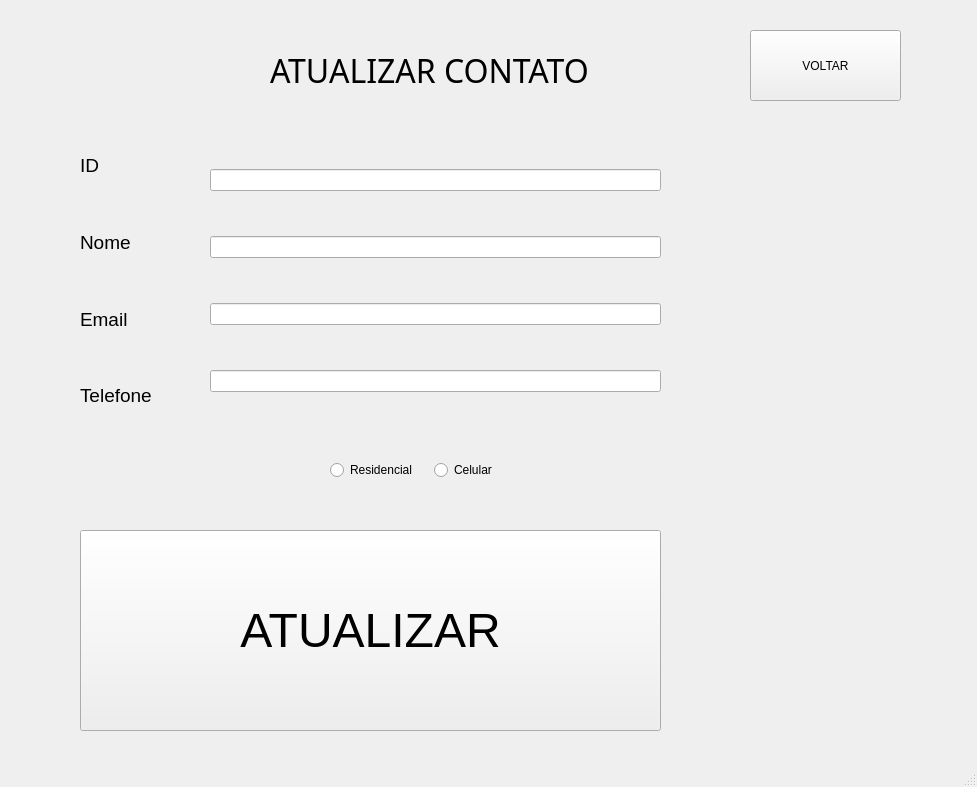
<?xml version="1.0" encoding="UTF-8"?>
<ui version="4.0">
 <class>MainWindow</class>
 <widget class="QMainWindow" name="MainWindow">
  <property name="geometry">
   <rect>
    <x>0</x>
    <y>0</y>
    <width>977</width>
    <height>787</height>
   </rect>
  </property>
  <property name="windowTitle">
   <string>MainWindow</string>
  </property>
  <property name="styleSheet">
   <string notr="true">gray</string>
  </property>
  <widget class="QWidget" name="centralwidget">
   <widget class="QLabel" name="label">
    <property name="geometry">
     <rect>
      <x>270</x>
      <y>30</y>
      <width>391</width>
      <height>81</height>
     </rect>
    </property>
    <property name="font">
     <font>
      <family>Segoe Print</family>
      <pointsize>24</pointsize>
     </font>
    </property>
    <property name="text">
     <string>ATUALIZAR CONTATO</string>
    </property>
   </widget>
   <widget class="QWidget" name="verticalLayoutWidget">
    <property name="geometry">
     <rect>
      <x>0</x>
      <y>80</y>
      <width>2</width>
      <height>2</height>
     </rect>
    </property>
    <layout class="QVBoxLayout" name="verticalLayout"/>
   </widget>
   <widget class="QWidget" name="verticalLayoutWidget_2">
    <property name="geometry">
     <rect>
      <x>210</x>
      <y>130</y>
      <width>451</width>
      <height>304</height>
     </rect>
    </property>
    <layout class="QVBoxLayout" name="verticalLayout_3">
     <item>
      <widget class="QLineEdit" name="idLine"/>
     </item>
     <item>
      <widget class="QLineEdit" name="nomeLine"/>
     </item>
     <item>
      <widget class="QLineEdit" name="emailLine"/>
     </item>
     <item>
      <widget class="QLineEdit" name="telefoneLine"/>
     </item>
    </layout>
   </widget>
   <widget class="QWidget" name="verticalLayoutWidget_3">
    <property name="geometry">
     <rect>
      <x>80</x>
      <y>130</y>
      <width>131</width>
      <height>301</height>
     </rect>
    </property>
    <layout class="QVBoxLayout" name="verticalLayout_4">
     <item>
      <widget class="QLabel" name="label_6">
       <property name="font">
        <font>
         <pointsize>14</pointsize>
        </font>
       </property>
       <property name="text">
        <string>ID</string>
       </property>
      </widget>
     </item>
     <item>
      <widget class="QLabel" name="label_3">
       <property name="font">
        <font>
         <pointsize>14</pointsize>
        </font>
       </property>
       <property name="text">
        <string>Nome</string>
       </property>
      </widget>
     </item>
     <item>
      <widget class="QLabel" name="label_4">
       <property name="font">
        <font>
         <pointsize>14</pointsize>
        </font>
       </property>
       <property name="text">
        <string>Email</string>
       </property>
      </widget>
     </item>
     <item>
      <widget class="QLabel" name="label_5">
       <property name="font">
        <font>
         <pointsize>14</pointsize>
        </font>
       </property>
       <property name="text">
        <string>Telefone</string>
       </property>
      </widget>
     </item>
    </layout>
   </widget>
   <widget class="QWidget" name="horizontalLayoutWidget">
    <property name="geometry">
     <rect>
      <x>330</x>
      <y>430</y>
      <width>201</width>
      <height>80</height>
     </rect>
    </property>
    <layout class="QHBoxLayout" name="horizontalLayout">
     <item>
      <widget class="QRadioButton" name="radioButton_2">
       <property name="text">
        <string>Residencial</string>
       </property>
      </widget>
     </item>
     <item>
      <widget class="QRadioButton" name="radioButton">
       <property name="text">
        <string>Celular</string>
       </property>
      </widget>
     </item>
    </layout>
   </widget>
   <widget class="QPushButton" name="btnUpdate">
    <property name="geometry">
     <rect>
      <x>80</x>
      <y>530</y>
      <width>581</width>
      <height>201</height>
     </rect>
    </property>
    <property name="font">
     <font>
      <pointsize>36</pointsize>
     </font>
    </property>
    <property name="text">
     <string>ATUALIZAR</string>
    </property>
   </widget>
   <widget class="QPushButton" name="voltar">
    <property name="geometry">
     <rect>
      <x>750</x>
      <y>30</y>
      <width>151</width>
      <height>71</height>
     </rect>
    </property>
    <property name="text">
     <string>VOLTAR</string>
    </property>
   </widget>
  </widget>
  <widget class="QMenuBar" name="menubar">
   <property name="geometry">
    <rect>
     <x>0</x>
     <y>0</y>
     <width>977</width>
     <height>21</height>
    </rect>
   </property>
  </widget>
  <widget class="QStatusBar" name="statusbar"/>
 </widget>
 <resources/>
 <connections/>
</ui>
